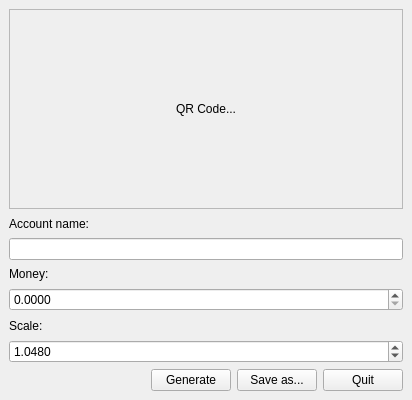
<?xml version="1.0" encoding="UTF-8"?>
<ui version="4.0">
 <class>MainWindow</class>
 <widget class="QMainWindow" name="MainWindow">
  <property name="geometry">
   <rect>
    <x>0</x>
    <y>0</y>
    <width>412</width>
    <height>400</height>
   </rect>
  </property>
  <property name="minimumSize">
   <size>
    <width>412</width>
    <height>400</height>
   </size>
  </property>
  <property name="maximumSize">
   <size>
    <width>412</width>
    <height>400</height>
   </size>
  </property>
  <property name="windowTitle">
   <string>OCT-QRCodeGenerator</string>
  </property>
  <widget class="QWidget" name="centralwidget">
   <layout class="QVBoxLayout" name="verticalLayout_3" stretch="0,0,0,0,0,0,0,0">
    <item>
     <widget class="QLabel" name="image_label">
      <property name="minimumSize">
       <size>
        <width>0</width>
        <height>200</height>
       </size>
      </property>
      <property name="frameShape">
       <enum>QFrame::StyledPanel</enum>
      </property>
      <property name="text">
       <string>QR Code...</string>
      </property>
      <property name="alignment">
       <set>Qt::AlignCenter</set>
      </property>
      <property name="textInteractionFlags">
       <set>Qt::NoTextInteraction</set>
      </property>
     </widget>
    </item>
    <item>
     <widget class="QLabel" name="label">
      <property name="text">
       <string>Account name:</string>
      </property>
     </widget>
    </item>
    <item>
     <widget class="QLineEdit" name="lineEditAccountName"/>
    </item>
    <item>
     <widget class="QLabel" name="label_2">
      <property name="text">
       <string>Money:</string>
      </property>
     </widget>
    </item>
    <item>
     <widget class="QDoubleSpinBox" name="doubleSpinBoxMoney">
      <property name="decimals">
       <number>4</number>
      </property>
      <property name="maximum">
       <double>200000000.000000000000000</double>
      </property>
      <property name="singleStep">
       <double>0.000100000000000</double>
      </property>
     </widget>
    </item>
    <item>
     <widget class="QLabel" name="label_3">
      <property name="text">
       <string>Scale:</string>
      </property>
     </widget>
    </item>
    <item>
     <widget class="QDoubleSpinBox" name="doubleSpinBoxScale">
      <property name="specialValueText">
       <string/>
      </property>
      <property name="decimals">
       <number>4</number>
      </property>
      <property name="singleStep">
       <double>0.000100000000000</double>
      </property>
      <property name="value">
       <double>1.048000000000000</double>
      </property>
     </widget>
    </item>
    <item>
     <layout class="QHBoxLayout" name="horizontalLayout">
      <item>
       <spacer name="horizontalSpacer">
        <property name="orientation">
         <enum>Qt::Horizontal</enum>
        </property>
        <property name="sizeHint" stdset="0">
         <size>
          <width>40</width>
          <height>20</height>
         </size>
        </property>
       </spacer>
      </item>
      <item>
       <widget class="QPushButton" name="pButtonGenerate">
        <property name="text">
         <string>Generate</string>
        </property>
       </widget>
      </item>
      <item>
       <widget class="QPushButton" name="pButtonSave">
        <property name="text">
         <string>Save as...</string>
        </property>
       </widget>
      </item>
      <item>
       <widget class="QPushButton" name="pButtonQuit">
        <property name="text">
         <string>Quit</string>
        </property>
       </widget>
      </item>
     </layout>
    </item>
   </layout>
  </widget>
 </widget>
 <resources/>
 <connections/>
</ui>
